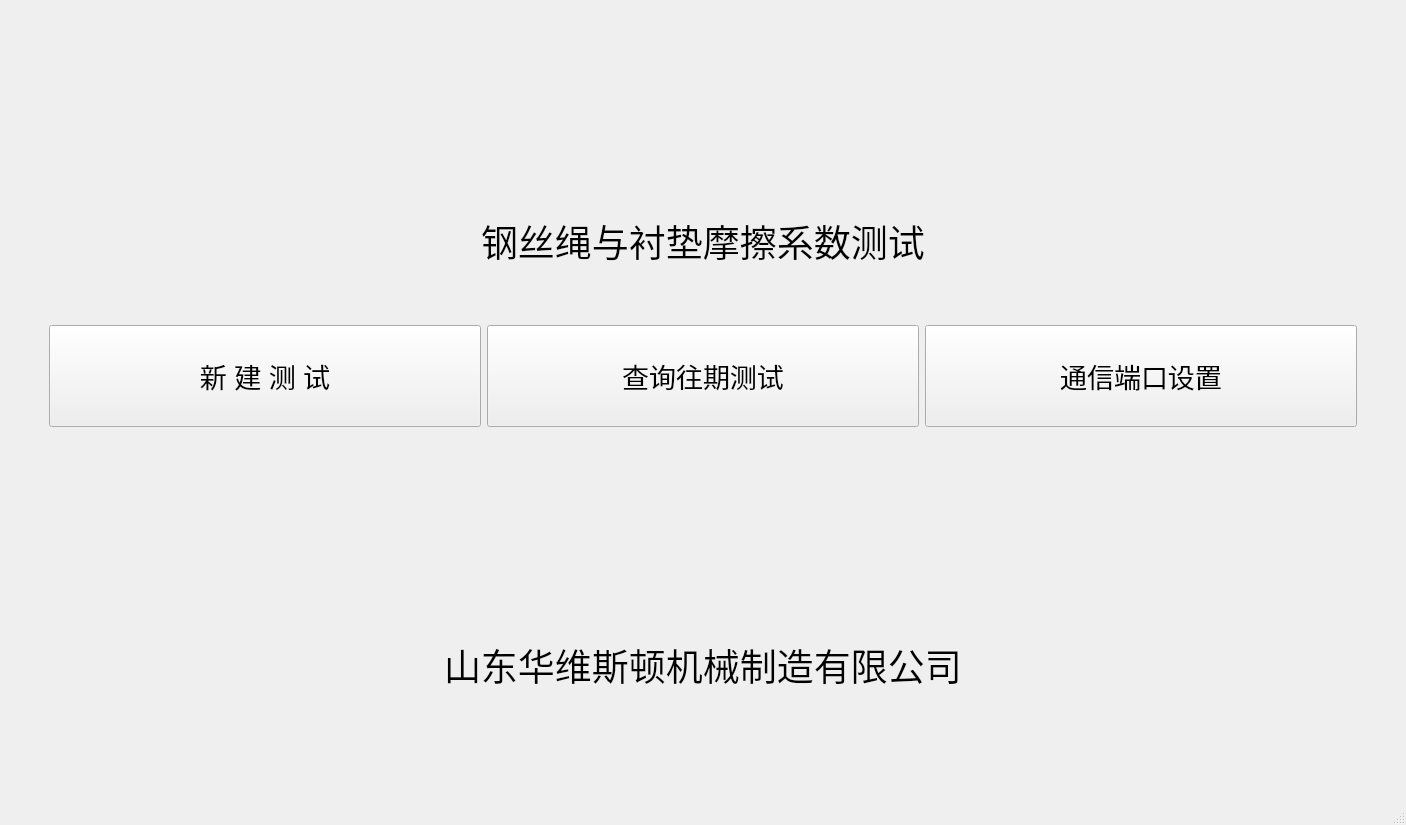
<?xml version="1.0" encoding="UTF-8"?>
<ui version="4.0">
 <class>MainWindow</class>
 <widget class="QMainWindow" name="MainWindow">
  <property name="geometry">
   <rect>
    <x>0</x>
    <y>0</y>
    <width>1406</width>
    <height>825</height>
   </rect>
  </property>
  <property name="sizePolicy">
   <sizepolicy hsizetype="Preferred" vsizetype="Preferred">
    <horstretch>1</horstretch>
    <verstretch>0</verstretch>
   </sizepolicy>
  </property>
  <property name="windowTitle">
   <string>钢丝绳与衬垫摩擦系数测试</string>
  </property>
  <property name="autoFillBackground">
   <bool>false</bool>
  </property>
  <property name="styleSheet">
   <string notr="true"/>
  </property>
  <property name="unifiedTitleAndToolBarOnMac">
   <bool>true</bool>
  </property>
  <widget class="QWidget" name="centralwidget">
   <layout class="QVBoxLayout" name="verticalLayout" stretch="4,1,1,2,4,1,2">
    <item>
     <spacer name="verticalSpacer">
      <property name="orientation">
       <enum>Qt::Vertical</enum>
      </property>
      <property name="sizeType">
       <enum>QSizePolicy::Expanding</enum>
      </property>
      <property name="sizeHint" stdset="0">
       <size>
        <width>20</width>
        <height>200</height>
       </size>
      </property>
     </spacer>
    </item>
    <item alignment="Qt::AlignHCenter">
     <widget class="QLabel" name="label">
      <property name="sizePolicy">
       <sizepolicy hsizetype="Fixed" vsizetype="Fixed">
        <horstretch>0</horstretch>
        <verstretch>0</verstretch>
       </sizepolicy>
      </property>
      <property name="font">
       <font>
        <family>Adobe Devanagari</family>
        <pointsize>28</pointsize>
       </font>
      </property>
      <property name="text">
       <string>钢丝绳与衬垫摩擦系数测试</string>
      </property>
      <property name="alignment">
       <set>Qt::AlignLeading|Qt::AlignLeft|Qt::AlignVCenter</set>
      </property>
     </widget>
    </item>
    <item>
     <spacer name="verticalSpacer_3">
      <property name="orientation">
       <enum>Qt::Vertical</enum>
      </property>
      <property name="sizeHint" stdset="0">
       <size>
        <width>20</width>
        <height>40</height>
       </size>
      </property>
     </spacer>
    </item>
    <item>
     <layout class="QHBoxLayout" name="horizontalLayout">
      <item>
       <spacer name="horizontalSpacer">
        <property name="orientation">
         <enum>Qt::Horizontal</enum>
        </property>
        <property name="sizeHint" stdset="0">
         <size>
          <width>40</width>
          <height>20</height>
         </size>
        </property>
       </spacer>
      </item>
      <item>
       <widget class="QPushButton" name="btn_newtest">
        <property name="sizePolicy">
         <sizepolicy hsizetype="Preferred" vsizetype="Preferred">
          <horstretch>1</horstretch>
          <verstretch>0</verstretch>
         </sizepolicy>
        </property>
        <property name="font">
         <font>
          <family>Arial</family>
          <pointsize>20</pointsize>
         </font>
        </property>
        <property name="autoFillBackground">
         <bool>true</bool>
        </property>
        <property name="styleSheet">
         <string notr="true"/>
        </property>
        <property name="text">
         <string>新 建 测 试</string>
        </property>
       </widget>
      </item>
      <item>
       <widget class="QPushButton" name="btn_query">
        <property name="sizePolicy">
         <sizepolicy hsizetype="Preferred" vsizetype="Preferred">
          <horstretch>1</horstretch>
          <verstretch>0</verstretch>
         </sizepolicy>
        </property>
        <property name="font">
         <font>
          <family>Arial</family>
          <pointsize>20</pointsize>
         </font>
        </property>
        <property name="text">
         <string>查询往期测试</string>
        </property>
       </widget>
      </item>
      <item>
       <widget class="QPushButton" name="btn_config">
        <property name="sizePolicy">
         <sizepolicy hsizetype="Preferred" vsizetype="Preferred">
          <horstretch>1</horstretch>
          <verstretch>0</verstretch>
         </sizepolicy>
        </property>
        <property name="font">
         <font>
          <family>Arial</family>
          <pointsize>20</pointsize>
         </font>
        </property>
        <property name="text">
         <string>通信端口设置</string>
        </property>
       </widget>
      </item>
      <item>
       <spacer name="horizontalSpacer_2">
        <property name="orientation">
         <enum>Qt::Horizontal</enum>
        </property>
        <property name="sizeHint" stdset="0">
         <size>
          <width>40</width>
          <height>20</height>
         </size>
        </property>
       </spacer>
      </item>
     </layout>
    </item>
    <item>
     <spacer name="verticalSpacer_4">
      <property name="orientation">
       <enum>Qt::Vertical</enum>
      </property>
      <property name="sizeHint" stdset="0">
       <size>
        <width>20</width>
        <height>40</height>
       </size>
      </property>
     </spacer>
    </item>
    <item alignment="Qt::AlignHCenter">
     <widget class="QLabel" name="label_2">
      <property name="sizePolicy">
       <sizepolicy hsizetype="Fixed" vsizetype="Fixed">
        <horstretch>0</horstretch>
        <verstretch>0</verstretch>
       </sizepolicy>
      </property>
      <property name="font">
       <font>
        <family>Adobe Devanagari</family>
        <pointsize>28</pointsize>
       </font>
      </property>
      <property name="text">
       <string>山东华维斯顿机械制造有限公司</string>
      </property>
      <property name="alignment">
       <set>Qt::AlignLeading|Qt::AlignLeft|Qt::AlignVCenter</set>
      </property>
     </widget>
    </item>
    <item>
     <spacer name="verticalSpacer_2">
      <property name="orientation">
       <enum>Qt::Vertical</enum>
      </property>
      <property name="sizeHint" stdset="0">
       <size>
        <width>20</width>
        <height>40</height>
       </size>
      </property>
     </spacer>
    </item>
   </layout>
  </widget>
  <widget class="QMenuBar" name="menubar">
   <property name="geometry">
    <rect>
     <x>0</x>
     <y>0</y>
     <width>1406</width>
     <height>30</height>
    </rect>
   </property>
  </widget>
  <widget class="QStatusBar" name="statusbar"/>
 </widget>
 <resources/>
 <connections/>
</ui>
